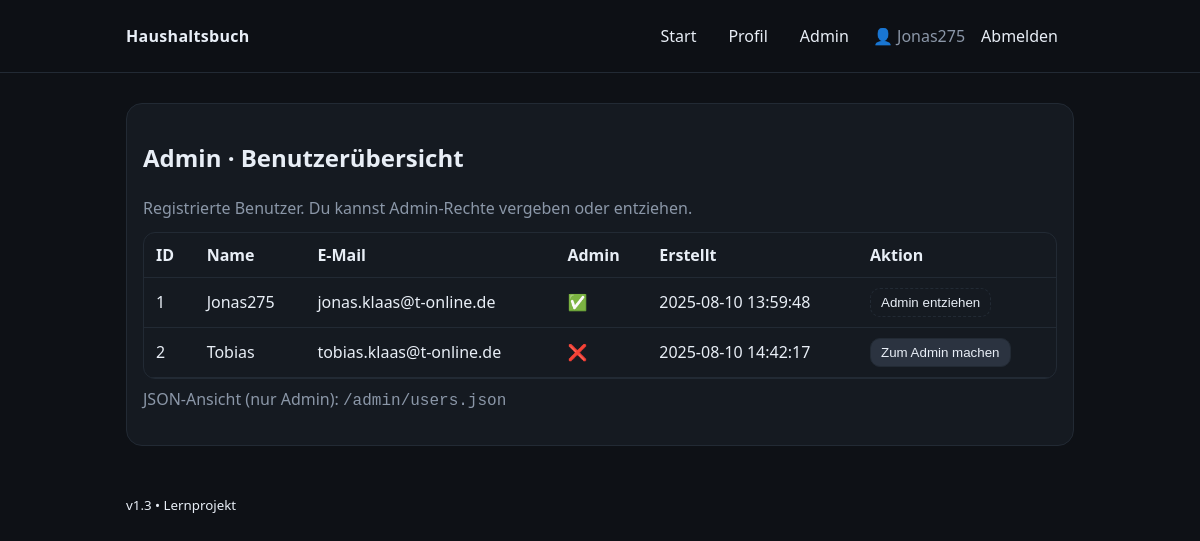
Page /admin/users (signed in) on the committed database.
### tables this page shows
CREATE TABLE users (
              id INTEGER PRIMARY KEY AUTOINCREMENT,
              email TEXT UNIQUE NOT NULL,
              name TEXT NOT NULL,
              password_hash TEXT NOT NULL,
              created_at TEXT DEFAULT CURRENT_TIMESTAMP
            , is_admin INTEGER DEFAULT 0);

### app.py (the view)
@app.get("/admin/users")
@login_required
def admin_users():
    if not getattr(current_user, "is_admin", False):
        flash("Keine Berechtigung, um diese Seite zu sehen.", "error"); return redirect(url_for("home"))
    with get_conn() as conn:
        users = conn.execute("SELECT id,name,email,is_admin,created_at FROM users ORDER BY id").fetchall()
    return render_template("admin_users.html", users=users)

### app.py (called while the page is built)
@login_manager.user_loader
def load_user(user_id: str):
    u = get_user_by_id(user_id)
    return DBUser(u["id"], u["email"], u["name"], u.get("is_admin",0)) if u else None

def get_conn():
    conn = sqlite3.connect(DB_PATH); conn.row_factory = sqlite3.Row; return conn

def get_user_by_id(user_id):
    with get_conn() as conn:
        r = conn.execute("SELECT * FROM users WHERE id = ?", (user_id,)).fetchone()
        return dict(r) if r else None

### templates/admin_users.html (shortened to what this page needs)
{% extends "base.html" %}
{% block content %}
  <section class="card">
    <h2>Admin · Benutzerübersicht</h2>
    <p class="muted" style="margin:6px 0 12px;">
      Registrierte Benutzer. Du kannst Admin-Rechte vergeben oder entziehen.
    </p>
    <div class="table-wrapper">
      <table class="table">
        <thead>
          <tr>
            <th>ID</th>
            <th>Name</th>
            <th>E-Mail</th>
            <th>Admin</th>
            <th>Erstellt</th>
            <th>Aktion</th>
          </tr>
        </thead>
        <tbody>
          {% for u in users %}
            <tr>
              <td>{{ u.id }}</td>
              <td>{{ u.name }}</td>
              <td>{{ u.email }}</td>
              <td>{{ "✅" if u.is_admin else "❌" }}</td>
              <td>{{ u.created_at }}</td>
              <td class="actions">
                {% if not u.is_admin %}
                  <form action="{{ url_for('admin_promote', user_id=u.id) }}" method="post" style="display:inline;">
                    <button class="btn btn-small" type="submit">Zum Admin machen</button>
                  </form>
                {% else %}
                  <form action="{{ url_for('admin_demote', user_id=u.id) }}" method="post" style="display:inline;" onsubmit="return confirm('Admin-Rechte wirklich entziehen?');">
                    <button class="btn btn-small btn-ghost" type="submit">Admin entziehen</button>
                  </form>
                {% endif %}
              </td>
            </tr>
          {% endfor %}
        </tbody>
      </table>
    </div>
    <p class="muted" style="margin-top:8px;">
      JSON-Ansicht (nur Admin): <code>/admin/users.json</code>
    </p>
  </section>
{% endblock %}

### templates/base.html (shortened to what this page needs)
<!doctype html>
<html lang="de" data-menu-open="false">
<head>
  <link rel="stylesheet" href="{{ url_for('static', filename='styles.css') }}?v=13">
</head>
<body>
  <header class="site-header">
    <div class="container header-inner">
      <div class="brand">{{ app_name or "Haushaltsbuch" }}</div>
      <nav class="nav desktop-only">
        {% if current_user.is_authenticated %}
          <a href="{{ url_for('home') }}" class="nav-link">Start</a>
          <a href="{{ url_for('profile') }}" class="nav-link">Profil</a>
          {% if current_user.is_admin %}
            <a href="{{ url_for('admin_users') }}" class="nav-link">Admin</a>
          {% endif %}
          <span class="nav-user">👤 {{ current_user.name }}</span>
          <a href="{{ url_for('logout') }}" class="nav-link">Abmelden</a>
        {% else %}
          <a href="{{ url_for('login') }}" class="nav-link">Anmelden</a>
          <a href="{{ url_for('register') }}" class="nav-link">Registrieren</a>
        {% endif %}
      </nav>
    </div>
  </header>
  <main class="container">
    {% block content %}{% endblock %}
  </main>
  <footer class="site-footer">
    <div class="container">
      <small>v1.3 • Lernprojekt</small>
    </div>
  </footer>
</body>
</html>

### static/styles.css (style rules this page uses)
:root { --bg:#0e1116; --card:#151a21; --muted:#8b97a8; --text:#e8eef6; --brand:#7cc7ff; --ok:#56d364; --warn:#ffa657; --err:#ff7b72; --btn:#2b3340; --btn-hover:#3a4454; --border:#222a34; --danger:#2a1313; --danger-border:#5a1f1f; }
* { box-sizing:border-box }
html,body { margin:0;padding:0;background:var(--bg);color:var(--text);font:16px/1.5 system-ui,Segoe UI,Roboto,Arial }
a { color:var(--brand);text-decoration:none }
.container { max-width:980px;margin:0 auto;padding:16px }
.site-header { position:sticky;top:0;z-index:40;background:rgba(14,17,22,.8);backdrop-filter:blur(6px);border-bottom:1px solid var(--border) }
.header-inner { display:flex;align-items:center;gap:12px }
.brand { font-weight:700;letter-spacing:.3px }
.nav .nav-link { margin:0 6px;padding:8px 10px;border-radius:10px;color:var(--text) }
.nav-user { margin-left:8px;color:var(--muted) }
.desktop-only { display:flex;align-items:center;margin-left:auto }
.card { background:var(--card);border:1px solid var(--border);border-radius:16px;padding:16px;margin:14px 0 }
.muted { color:var(--muted) }
.table-wrapper { overflow:auto;border:1px solid var(--border);border-radius:12px }
.table { width:100%;border-collapse:collapse }
.table th,.table td { padding:10px 12px;border-bottom:1px solid var(--border) }
.table th { font-weight:600;text-align:left }
.btn { background:var(--btn);border:1px solid var(--border);color:var(--text);padding:8px 12px;border-radius:12px;cursor:pointer }
.btn-ghost { background:transparent;border:1px dashed var(--border) }
.btn-small { padding:6px 10px;border-radius:10px }

### rows in the picture
users: name "Jonas275", id "1", email "jonas.klaas@t-online.de", is_admin "✅", created_at "2025-08-10 13:59:48"
users: id "2", name "Tobias", email "tobias.klaas@t-online.de", is_admin "❌", created_at "2025-08-10 14:42:17"

### other values in the picture
{{ app_name or "Haushaltsbuch" }} "Haushaltsbuch"
